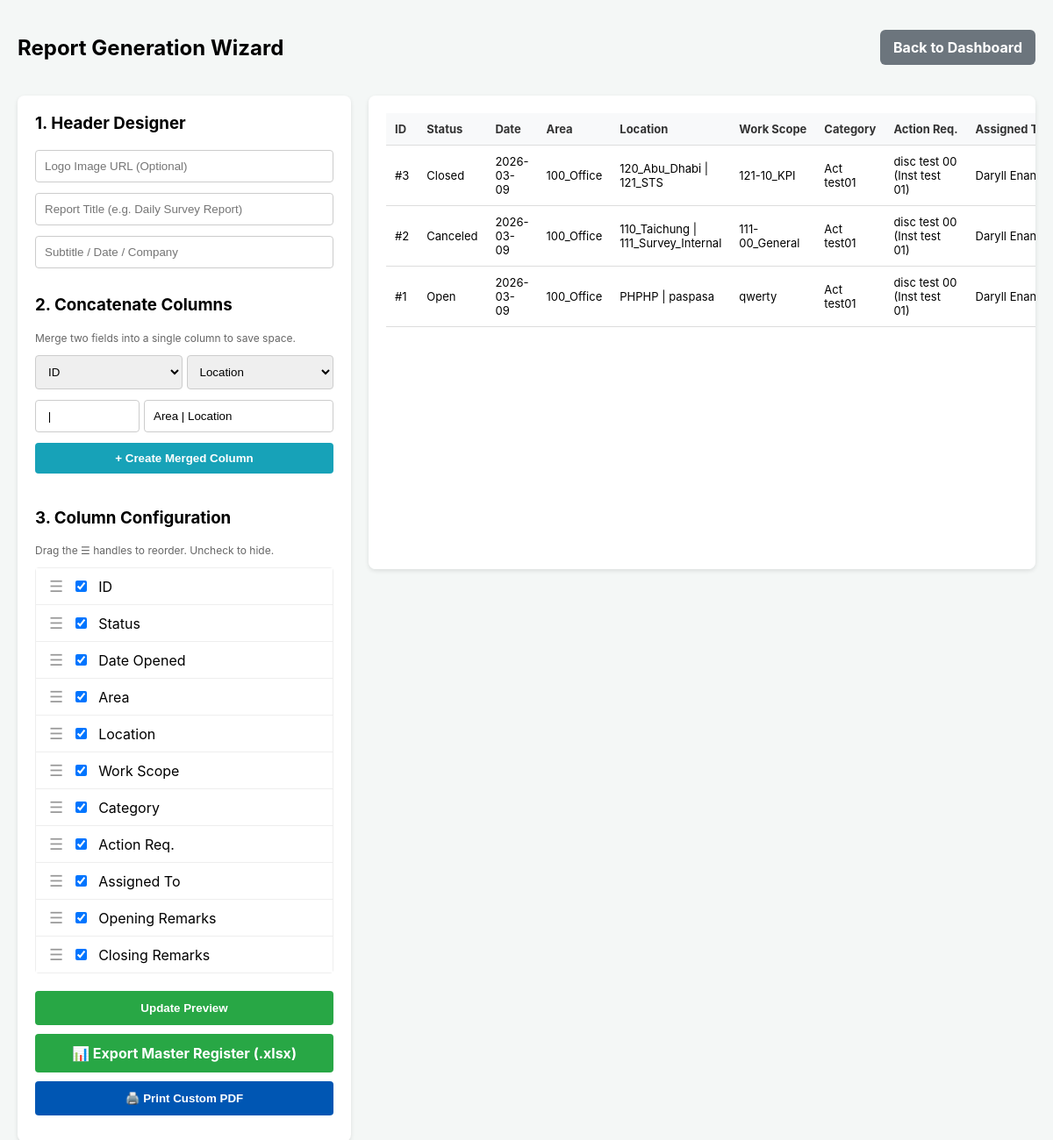
Screenshot of /reports (signed in) with the database file from the repository.
### app.py (models this page shows)
class SurveyTask(db.Model):
    id = db.Column(db.Integer, primary_key=True)
    surveyor_name = db.Column(db.String(100), nullable=False)
    assigned_to = db.Column(db.String(100), nullable=True)
    requestor = db.Column(db.String(100), nullable=True)
    task_category = db.Column(db.String(100), nullable=True)
    instrument = db.Column(db.String(100), nullable=True)
    action_required = db.Column(db.String(100), nullable=True)
    area = db.Column(db.String(100), nullable=False)
    location = db.Column(db.String(100), nullable=True)
    sub_location = db.Column(db.String(100), nullable=True)
    work_scope = db.Column(db.String(100), nullable=False)
    remarks = db.Column(db.Text, nullable=True)
    deliverable_link = db.Column(db.String(500), nullable=True)
    reference_links = db.Column(db.Text, nullable=True)
    status = db.Column(db.String(20), default="Open")
    start_time = db.Column(db.DateTime, default=datetime.utcnow)
    end_time = db.Column(db.DateTime, nullable=True)

### app.py (the view)
@app.route('/reports')
@login_required
def reports():
    all_tasks = SurveyTask.query.order_by(SurveyTask.start_time.desc()).all()
    return render_template('reports.html', tasks=all_tasks)

### app.py (called while the page is built)
@login_manager.user_loader
def load_user(user_id):
    return User.query.get(int(user_id))

### templates/reports.html (shortened to what this page needs)
<!DOCTYPE html>
<html lang="en">
<head>
</head>
<body>
    <div class="header no-print">
        <h2>Report Generation Wizard</h2>
        <a href="/" class="btn-back">Back to Dashboard</a>
    </div>
    <div class="wizard-container">
        <div class="sidebar no-print">
            <h3 style="margin-top: 0;">1. Header Designer</h3>
            <input type="text" id="hdrLogo" class="form-control" placeholder="Logo Image URL (Optional)">
            <input type="text" id="hdrTitle" class="form-control" placeholder="Report Title (e.g. Daily Survey Report)">
            <input type="text" id="hdrSubtitle" class="form-control" placeholder="Subtitle / Date / Company">
            <h3>2. Concatenate Columns</h3>
            <p style="font-size: 12px; color: #666; margin-top: 0;">Merge two fields into a single column to save space.</p>
            <div style="display: flex; gap: 5px; margin-bottom: 12px;">
                <select id="concatCol1" class="form-control" style="margin: 0;">
                    <option value="0">ID</option><option value="1">Status</option><option value="2">Date</option><option value="3">Area</option>
                </select>
                <select id="concatCol2" class="form-control" style="margin: 0;">
                    <option value="4" selected>Location</option><option value="5">Work Scope</option><option value="6">Category</option>
                </select>
            </div>
            <div style="display: flex; gap: 5px; margin-bottom: 12px;">
                <input type="text" id="concatSep" class="form-control" placeholder="Separator (e.g. ' | ')" value=" | " style="flex: 1; margin: 0;">
                <input type="text" id="concatName" class="form-control" placeholder="New Col Name" value="Area | Location" style="flex: 2; margin: 0;">
            </div>
            <button onclick="addConcatColumn()" class="btn-concat">+ Create Merged Column</button>
            <h3>3. Column Configuration</h3>
            <p style="font-size: 12px; color: #666; margin-top: 0;">Drag the ☰ handles to reorder. Uncheck to hide.</p>
            <div class="col-list" id="dragContainer">
                <div class="col-item" draggable="true" data-col="0"><span class="drag-handle">☰</span><input type="checkbox" checked> ID</div>
                <div class="col-item" draggable="true" data-col="1"><span class="drag-handle">☰</span><input type="checkbox" checked> Status</div>
                <div class="col-item" draggable="true" data-col="2"><span class="drag-handle">☰</span><input type="checkbox" checked> Date Opened</div>
                <div class="col-item" draggable="true" data-col="3"><span class="drag-handle">☰</span><input type="checkbox" checked> Area</div>
                <div class="col-item" draggable="true" data-col="4"><span class="drag-handle">☰</span><input type="checkbox" checked> Location</div>
                <div class="col-item" draggable="true" data-col="5"><span class="drag-handle">☰</span><input type="checkbox" checked> Work Scope</div>
                <div class="col-item" draggable="true" data-col="6"><span class="drag-handle">☰</span><input type="checkbox" checked> Category</div>
                <div class="col-item" draggable="true" data-col="7"><span class="drag-handle">☰</span><input type="checkbox" checked> Action Req.</div>
                <div class="col-item" draggable="true" data-col="8"><span class="drag-handle">☰</span><input type="checkbox" checked> Assigned To</div>
                <div class="col-item" draggable="true" data-col="9"><span class="drag-handle">☰</span><input type="checkbox" checked> Opening Remarks</div>
                <div class="col-item" draggable="true" data-col="10"><span class="drag-handle">☰</span><input type="checkbox" checked> Closing Remarks</div>
            </div>
            <button onclick="applyReportConfig()" class="btn-apply">Update Preview</button>
            <a href="/export_excel" class="btn-excel" style="background: #28a745;">📊 Export Master Register (.xlsx)</a>
            <button onclick="window.print()" class="btn-print">🖨️ Print Custom PDF</button>
        </div>
        <div class="preview-area">
            <table id="reportTable">
                <thead>
                    <tr class="raw-row">
                        <th>ID</th> <th>Status</th> <th>Date</th> <th>Area</th> <th>Location</th> <th>Work Scope</th> <th>Category</th> <th>Action Req.</th> <th>Assigned To</th> <th>Opening Remarks</th> <th>Closing Remarks</th>
                    </tr>
                </thead>
                <tbody>
                    {% for task in tasks %}
                    <tr class="raw-row">
                        <td>#{{ task.id }}</td>
                        <td>{{ task.status }}</td>
                        <td>{{ task.start_time.strftime('%Y-%m-%d') }}</td>
                        <td>{{ task.area }}</td>
                        <td>{{ task.location or '-' }} | {{ task.sub_location or '-' }}</td>
                        <td>{{ task.work_scope }}</td>
                        <td>{{ task.task_category }}</td>
                        <td>{{ task.action_required }} ({{ task.instrument }})</td>
                        <td>{{ task.assigned_to }}</td>
                    </tr>
                    {% endfor %}
                </tbody>
            </table>
        </div>
    </div>
</body>
</html>

### templates/reports.html (style rules this page uses)
body { font-family: -apple-system, BlinkMacSystemFont, Arial, sans-serif; background-color: #f4f7f6; padding: 20px; margin: 0; }
.header { display: flex; justify-content: space-between; align-items: center; margin-bottom: 20px; }
.btn-back { background: #6c757d; color: white; padding: 10px 15px; text-decoration: none; border-radius: 6px; font-weight: bold; }
.wizard-container { display: flex; gap: 20px; align-items: flex-start; }
.sidebar { width: 340px; background: white; padding: 20px; border-radius: 8px; box-shadow: 0 2px 5px rgba(0,0,0,0.1); flex-shrink: 0; }
.preview-area { flex: 1; background: white; padding: 20px; border-radius: 8px; box-shadow: 0 2px 5px rgba(0,0,0,0.1); overflow-x: auto; min-height: 500px; }
.form-control { width: 100%; padding: 10px; margin-bottom: 12px; border: 1px solid #ccc; border-radius: 4px; box-sizing: border-box; }
.btn-apply { background: #28a745; color: white; width: 100%; padding: 12px; border: none; border-radius: 4px; font-weight: bold; cursor: pointer; margin-bottom: 10px; }
.btn-print { background: #0056b3; color: white; width: 100%; padding: 12px; border: none; border-radius: 4px; font-weight: bold; cursor: pointer; display: block; text-align: center; text-decoration: none; box-sizing: border-box; margin-bottom: 10px; }
.btn-excel { background: #17a2b8; color: white; width: 100%; padding: 12px; border: none; border-radius: 4px; font-weight: bold; cursor: pointer; display: block; text-align: center; text-decoration: none; box-sizing: border-box; margin-bottom: 10px; }
.btn-concat { background: #17a2b8; color: white; width: 100%; padding: 10px; border: none; border-radius: 4px; font-weight: bold; cursor: pointer; margin-bottom: 20px; }
.col-list { border: 1px solid #eee; border-radius: 4px; margin-bottom: 20px; background: #fafafa; }
.col-item { padding: 10px 15px; border-bottom: 1px solid #eee; background: white; cursor: grab; display: flex; align-items: center; gap: 10px; transition: background 0.2s; }
.col-item:last-child { border-bottom: none; }
.drag-handle { color: #999; cursor: grab; font-size: 18px; }
table { width: 100%; border-collapse: collapse; font-size: 13px; }
th, td { padding: 10px; text-align: left; border-bottom: 1px solid #ddd; }
th { background-color: #f8f9fa; color: #333; font-weight: bold; white-space: nowrap; }

### rows the page displays
SurveyTask: id "3", status "Closed", start_time "2026-03-09", area "100_Office", location "120_Abu_Dhabi", sub_location "121_STS", work_scope "121-10_KPI", task_category "Act test01", action_required "disc test 00", instrument "Inst test 01", assigned_to "Daryll…"
SurveyTask: id "2", status "Canceled", start_time "2026-03-09", area "100_Office", location "110_Taichung", sub_location "111_Survey_Internal", work_scope "111-00_General", task_category "Act test01", action_required "disc test 00", instrument "Inst test 01", assigned_to "Daryll…"
SurveyTask: id "1", status "Open", start_time "2026-03-09", area "100_Office", location "PHPHP", sub_location "paspasa", work_scope "qwerty", task_category "Act test01", action_required "disc test 00", instrument "Inst test 01", assigned_to "Daryll…"
